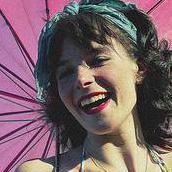
#> input picture source/img/1.jpg, 172 x 172 px; its folder holds 4 pictures in this run
$ python batch_aug.py
#> lines starting #> are read from the running program, lines starting #| are printed output that depends on the picture
import os
from skimage_augmentation import *

from skimage.io import imsave
from skimage.io import imread
from skimage.transform import *

from skimage.color import *

import os
import os.path as osp
import numpy as np

source = 'source'
target = 'target'

bsize = 8

files = os.listdir(osp.join(source, 'img/'))
print(files)

imgs = []
masks = []

dsize = 1024
target_shape = (dsize, dsize)

imgs.copy()

for i in range(0, 8):
    imgs.append(resize(imread(osp.join(source, 'img', files[i])), target_shape))
    m = resize(imread(osp.join(source, 'mask', files[i])), target_shape)
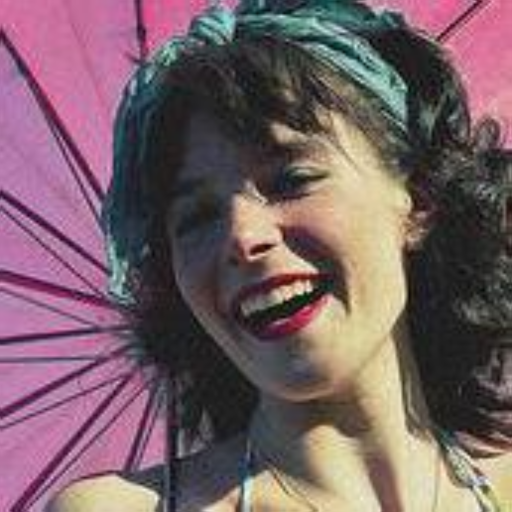
#> m: shape (1024, 1024, 3) float64 (shown at 1/2 size); mean R, G, B 0.47, 0.38, 0.402
    m = rgb2gray(m).reshape((dsize, dsize, 1))
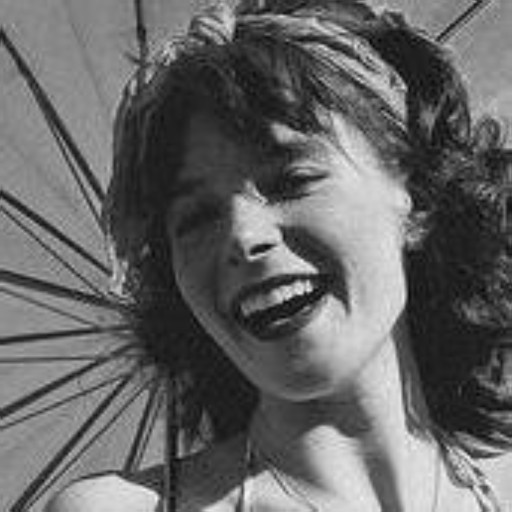
#> m: shape (1024, 1024, 1) float64 (shown at 1/2 size); min 0.00542, max 0.988, mean 0.401
    m[m > 0] = 1
#> m: shape (1024, 1024, 1) float64; every value is 1
    bg = m.copy()
    bg[bg == 0] = 2
    bg[bg == 1] = 0
#> bg: shape (1024, 1024, 1) float64; every value is 0
    bg[bg == 2] = 1
    masks.append(np.dstack((m, bg)))
#> pass 2 of the loop `for i in range(0, 8):`:
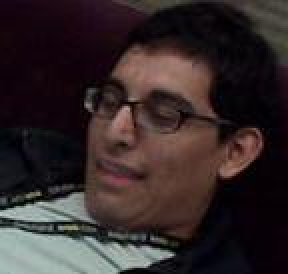
#> input picture source/img/2.jpg, 144 x 137 px (shown 2 times larger)
#> `m = resize(imread(osp.join(source, 'mask', files[i])), target_shape)`:
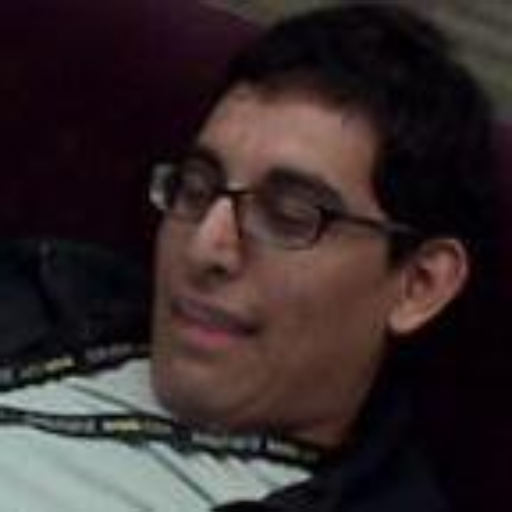
#> m: shape (1024, 1024, 3) float64 (shown at 1/2 size); mean R, G, B 0.205, 0.161, 0.164
#> `m = rgb2gray(m).reshape((dsize, dsize, 1))`:
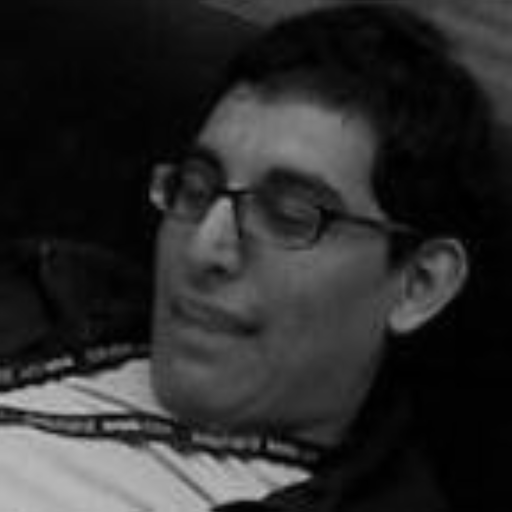
#> m: shape (1024, 1024, 1) float64 (shown at 1/2 size); min 0.000872, max 0.775, mean 0.171
#> pass 3 of the loop `for i in range(0, 8):`:
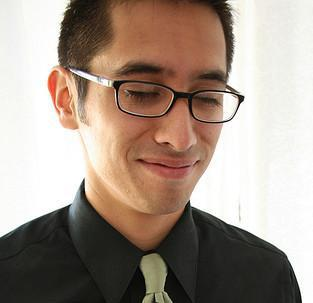
#> input picture source/img/3.jpg, 313 x 303 px
#> `m = rgb2gray(m).reshape((dsize, dsize, 1))`:
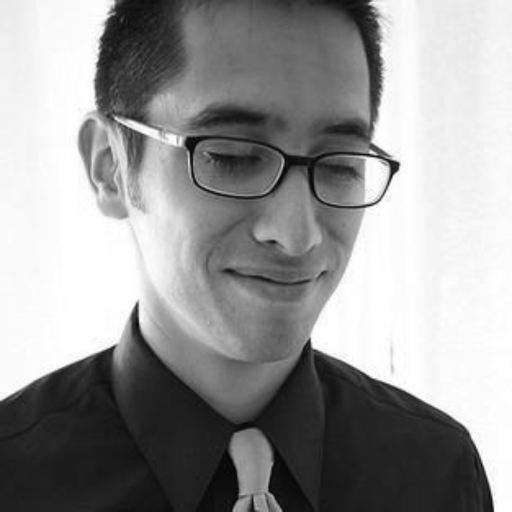
#> m: shape (1024, 1024, 1) float64 (shown at 1/2 size); min 0.00238, max 1, mean 0.592
#> (the run stopped early here; a loop or call above may not have finished)
